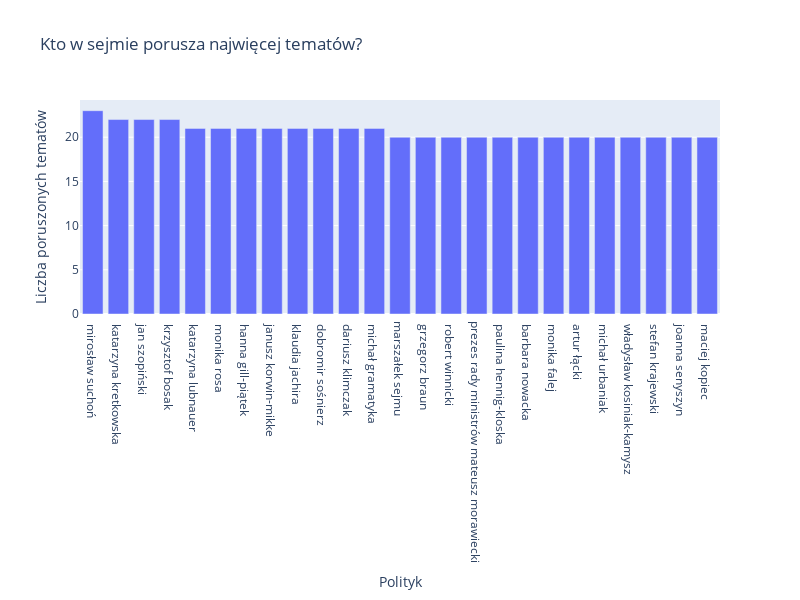

The notebook cell this image was saved under:
### Code cell
_ = topic_analysis(df, True, 20)

### Figure 1 — Plotly figure (JSON) as saved in the notebook; plotly's stock layout.template omitted (floating-point values rounded to 4 significant figures)
{"data": [{"alignmentgroup": "True", "hovertemplate": "Polityk=%{x}<br>Liczba poruszonych tematów=%{y}<extra></extra>", "legendgroup": "", "marker": {"color": "#636efa", "pattern": {"shape": ""}}, "name": "", "offsetgroup": "", "orientation": "v", "showlegend": false, "textposition": "auto", "type": "bar", "x": [" mirosław suchoń", " katarzyna kretkowska", " jan szopiński", " krzysztof bosak", " katarzyna lubnauer", " monika rosa", " hanna gill-piątek", " janusz korwin-mikke", " klaudia jachira", " dobromir sośnierz", " dariusz klimczak", " michał gramatyka", "marszałek sejmu", " grzegorz braun", " robert winnicki", "prezes rady ministrów mateusz morawiecki", " paulina hennig-kloska", " barbara nowacka", " monika falej", " artur łącki", " michał urbaniak", " władysław kosiniak-kamysz", " stefan krajewski", " joanna senyszyn", " maciej kopiec"], "xaxis": "x", "y": [23, 22, 22, 22, 21, 21, 21, 21, 21, 21, 21, 21, 20, 20, 20, 20, 20, 20, 20, 20, 20, 20, 20, 20, 20], "yaxis": "y"}], "layout": {"barmode": "relative", "height": 600, "legend": {"tracegroupgap": 0}, "title": {"text": "Kto w sejmie porusza najwięcej tematów?"}, "width": 800, "xaxis": {"anchor": "y", "domain": [0, 1], "title": {"text": "Polityk"}}, "yaxis": {"anchor": "x", "domain": [0, 1], "title": {"text": "Liczba poruszonych tematów"}}}}
